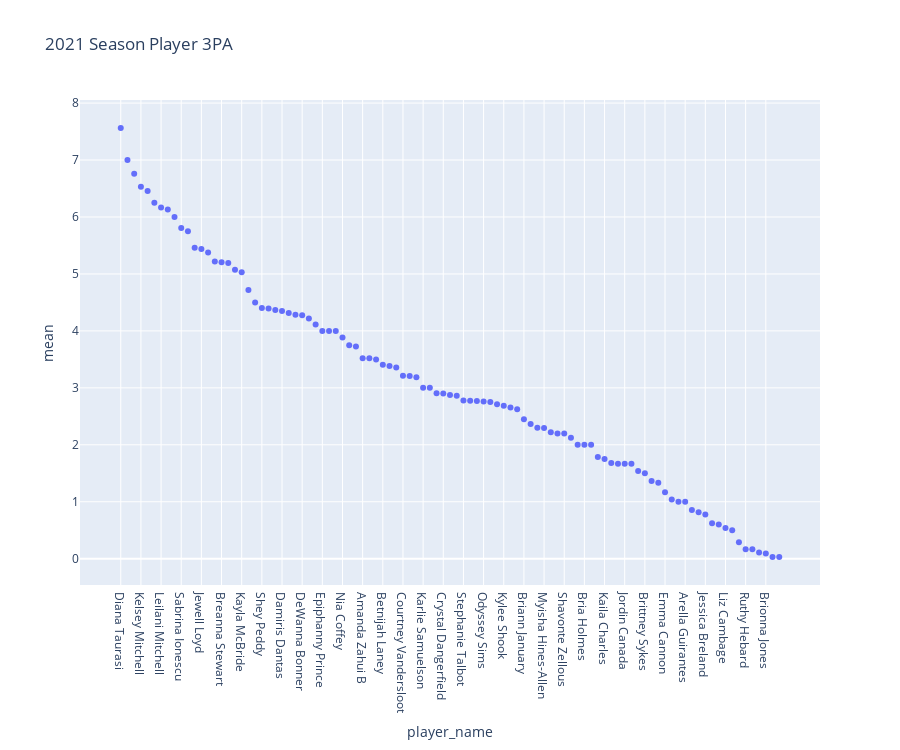
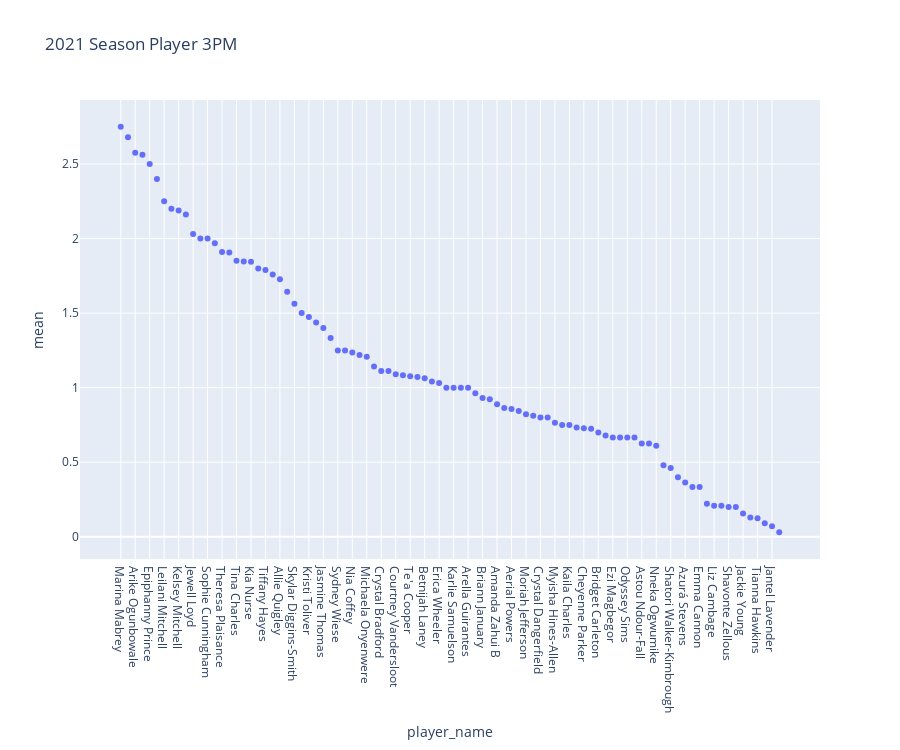

These figures' notebook cell, in order:
### Markdown cell above
# Player 3PAs and 3PMs

### Code cell
fig_att = px.scatter(data_frame=starters_df_2021.groupby('player_name')['three_points_att'].describe().query("mean > 0").sort_values('mean', ascending=False).reset_index(), x='player_name', y='mean', title='2021 Season Player 3PA', height=750)
fig_made = px.scatter(data_frame=starters_df_2021.groupby('player_name')['three_points_made'].describe().query("mean > 0").sort_values('mean', ascending=False).reset_index(), x='player_name', y='mean', title='2021 Season Player 3PM', height=750)
print(fig_att.show(),
      fig_made.show())

### Figure 1 — Plotly figure (JSON) as saved in the notebook; plotly's stock layout.template omitted (floating-point values rounded to 4 significant figures)
{"data": [{"hovertemplate": "player_name=%{x}<br>mean=%{y}<extra></extra>", "legendgroup": "", "marker": {"color": "#636efa", "symbol": "circle"}, "mode": "markers", "name": "", "orientation": "v", "showlegend": false, "type": "scatter", "x": ["Diana Taurasi", "Marina Mabrey", "Arike Ogunbowale", "Kelsey Mitchell", "Theresa Plaisance", "Sami Whitcomb", "Leilani Mitchell", "Ariel Atkins", "Natisha Hiedeman", "Sabrina Ionescu", "Aari McDonald", "Rebecca Allen", "Jewell Loyd", "Victoria Vivians", "Kia Nurse", "Breanna Stewart", "Sue Bird", "Tina Charles", "Kayla McBride", "Riquna Williams", "Sydney Wiese", "Shey Peddy", "Jonquel Jones", "Kristi Toliver", "Damiris Dantas", "Tiffany Hayes", "Megan Walker", "DeWanna Bonner", "Skylar Diggins-Smith", "Crystal Bradford", "Epiphanny Prince", "Sophie Cunningham", "Allie Quigley", "Nia Coffey", "Allisha Gray", "Michaela Onyenwere", "Amanda Zahui B", "Natasha Cloud", "Jasmine Thomas", "Betnijah Laney", "Te'a Cooper", "Satou Sabally", "Courtney Vandersloot", "Candace Parker", "Courtney Williams", "Karlie Samuelson", "DiJonai Carrington", "Erica Wheeler", "Crystal Dangerfield", "Lindsay Allen", "Napheesa Collier", "Stephanie Talbot", "Diamond DeShields", "Natasha Howard", "Odyssey Sims", "Katie Lou Samuelson", "Aerial Powers", "Kylee Shook", "Kahleah Copper", "Astou Ndour-Fall", "Briann January", "Cheyenne Parker", "Bridget Carleton", "Myisha Hines-Allen", "Chelsea Gray", "Kayla Thornton", "Shavonte Zellous", "Tianna Hawkins", "Tyasha Harris", "Bria Holmes", "Stefanie Dolson", "Moriah Jefferson", "Kaila Charles", "Tiffany Mitchell", "Elena Delle Donne", "Jordin Canada", "Nneka Ogwumike", "Shatori Walker-Kimbrough", "Brittney Sykes", "Azurá Stevens", "Ezi Magbegor", "Emma Cannon", "Danielle Robinson", "Chiney Ogwumike", "Arella Guirantes", "Jantel Lavender", "Chennedy Carter", "Jessica Breland", "Jackie Young", "Layshia Clarendon", "Liz Cambage", "Kia Vaughn", "Brittney Griner", "Ruthy Hebard", "Candice Dupree", "Monique Billings", "Brionna Jones", "Brianna Turner", "A'ja Wilson"], "xaxis": "x", "y": [7.562, 7.0, 6.758, 6.531, 6.455, 6.25, 6.167, 6.133, 6.0, 5.808, 5.75, 5.462, 5.438, 5.375, 5.219, 5.207, 5.194, 5.074, 5.031, 4.719, 4.5, 4.4, 4.393, 4.368, 4.35, 4.316, 4.286, 4.273, 4.219, 4.111, 4.0, 4.0, 4.0, 3.882, 3.75, 3.724, 3.519, 3.519, 3.5, 3.406, 3.385, 3.357, 3.212, 3.208, 3.188, 3.0, 3.0, 2.906, 2.9, 2.875, 2.862, 2.778, 2.773, 2.769, 2.762, 2.75, 2.714, 2.684, 2.656, 2.625, 2.448, 2.364, 2.3, 2.294, 2.219, 2.2, 2.2, 2.125, 2.0, 2.0, 2.0, 1.786, 1.75, 1.68, 1.667, 1.667, 1.667, 1.538, 1.5, 1.364, 1.333, 1.167, 1.042, 1.0, 1.0, 0.8571, 0.8182, 0.7778, 0.625, 0.6, 0.5417, 0.5, 0.2903, 0.1667, 0.1667, 0.1111, 0.09375, 0.03125, 0.0303], "yaxis": "y"}], "layout": {"height": 750, "legend": {"tracegroupgap": 0}, "title": {"text": "2021 Season Player 3PA"}, "xaxis": {"anchor": "y", "domain": [0, 1], "title": {"text": "player_name"}}, "yaxis": {"anchor": "x", "domain": [0, 1], "title": {"text": "mean"}}}}

### Figure 2 — Plotly figure (JSON) as saved in the notebook; plotly's stock layout.template omitted (floating-point values rounded to 4 significant figures)
{"data": [{"hovertemplate": "player_name=%{x}<br>mean=%{y}<extra></extra>", "legendgroup": "", "marker": {"color": "#636efa", "symbol": "circle"}, "mode": "markers", "name": "", "orientation": "v", "showlegend": false, "type": "scatter", "x": ["Marina Mabrey", "Sami Whitcomb", "Arike Ogunbowale", "Diana Taurasi", "Epiphanny Prince", "Natisha Hiedeman", "Leilani Mitchell", "Ariel Atkins", "Kelsey Mitchell", "Sue Bird", "Jewell Loyd", "Sabrina Ionescu", "Sophie Cunningham", "Riquna Williams", "Theresa Plaisance", "Kayla McBride", "Tina Charles", "Rebecca Allen", "Kia Nurse", "Shey Peddy", "Tiffany Hayes", "Breanna Stewart", "Allie Quigley", "Jonquel Jones", "Skylar Diggins-Smith", "Damiris Dantas", "Kristi Toliver", "Allisha Gray", "Jasmine Thomas", "DeWanna Bonner", "Sydney Wiese", "Aari McDonald", "Nia Coffey", "Courtney Williams", "Michaela Onyenwere", "Megan Walker", "Crystal Bradford", "Stephanie Talbot", "Courtney Vandersloot", "Katie Lou Samuelson", "Te'a Cooper", "Satou Sabally", "Betnijah Laney", "Candace Parker", "Erica Wheeler", "Kylee Shook", "Karlie Samuelson", "Elena Delle Donne", "Arella Guirantes", "Natasha Cloud", "Briann January", "Natasha Howard", "Amanda Zahui B", "Diamond DeShields", "Aerial Powers", "Chelsea Gray", "Moriah Jefferson", "Kahleah Copper", "Crystal Dangerfield", "Bria Holmes", "Myisha Hines-Allen", "Victoria Vivians", "Kaila Charles", "Stefanie Dolson", "Cheyenne Parker", "Napheesa Collier", "Bridget Carleton", "Kayla Thornton", "Ezi Magbegor", "Chiney Ogwumike", "Odyssey Sims", "Jordin Canada", "Astou Ndour-Fall", "Lindsay Allen", "Nneka Ogwumike", "Tiffany Mitchell", "Shatori Walker-Kimbrough", "Brittney Sykes", "Azurá Stevens", "Tyasha Harris", "Emma Cannon", "Jessica Breland", "Liz Cambage", "Danielle Robinson", "Shavonte Zellous", "Layshia Clarendon", "Jackie Young", "Brittney Griner", "Tianna Hawkins", "Chennedy Carter", "Jantel Lavender", "A'ja Wilson"], "xaxis": "x", "y": [2.75, 2.679, 2.576, 2.562, 2.5, 2.4, 2.25, 2.2, 2.188, 2.161, 2.031, 2.0, 2.0, 1.969, 1.909, 1.906, 1.852, 1.846, 1.844, 1.8, 1.789, 1.759, 1.727, 1.643, 1.562, 1.5, 1.474, 1.438, 1.4, 1.333, 1.25, 1.25, 1.235, 1.219, 1.207, 1.143, 1.111, 1.111, 1.091, 1.083, 1.077, 1.071, 1.062, 1.042, 1.031, 1.0, 1.0, 1.0, 1.0, 0.963, 0.931, 0.9231, 0.8889, 0.8636, 0.8571, 0.8438, 0.8214, 0.8125, 0.8, 0.8, 0.7647, 0.75, 0.75, 0.7333, 0.7273, 0.7241, 0.7, 0.68, 0.6667, 0.6667, 0.6667, 0.6667, 0.625, 0.625, 0.6111, 0.48, 0.4615, 0.4, 0.3636, 0.3333, 0.3333, 0.2222, 0.2083, 0.2083, 0.2, 0.2, 0.1562, 0.129, 0.125, 0.09091, 0.07143, 0.0303], "yaxis": "y"}], "layout": {"height": 750, "legend": {"tracegroupgap": 0}, "title": {"text": "2021 Season Player 3PM"}, "xaxis": {"anchor": "y", "domain": [0, 1], "title": {"text": "player_name"}}, "yaxis": {"anchor": "x", "domain": [0, 1], "title": {"text": "mean"}}}}
